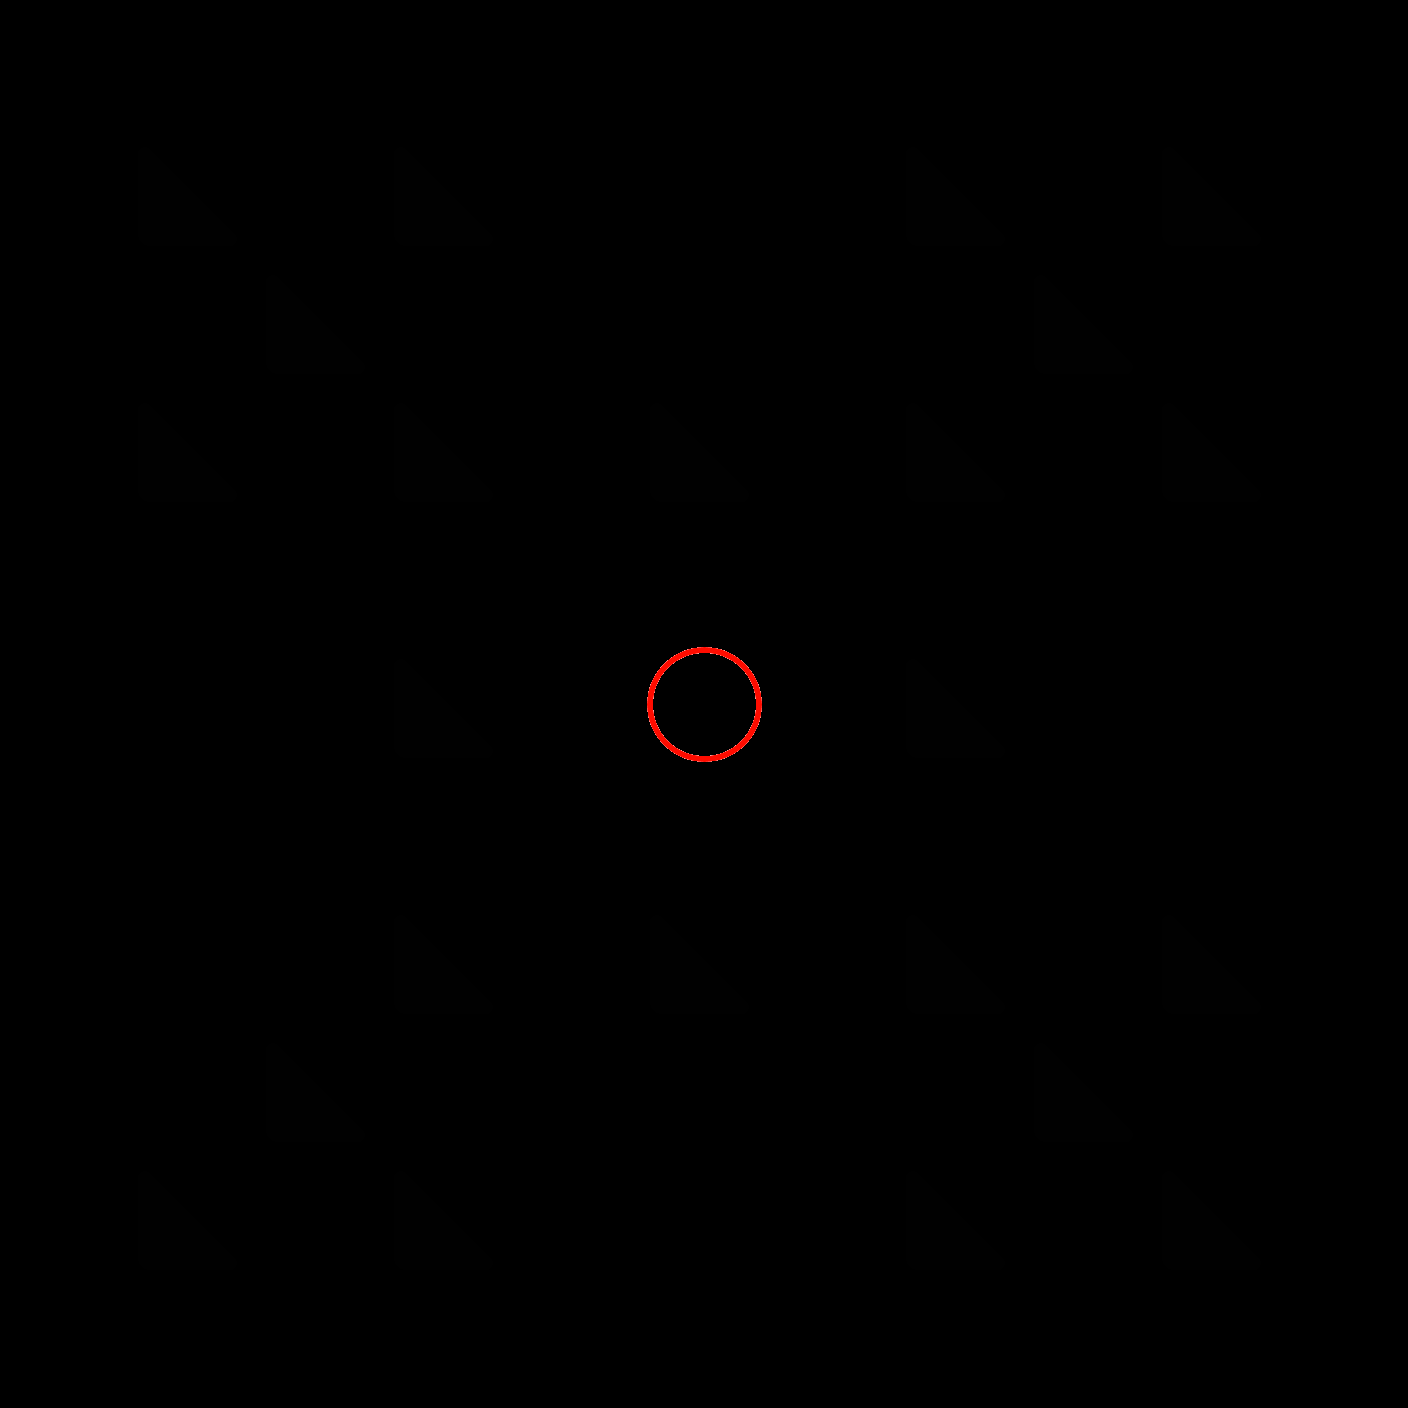

This is a level from a 2D game, rendered from its Tiled map with the project's own tilesets. A one-line summary and the map file follow, with tile-layer data summarised:
An orthogonal 11x11 tile map with 128x128 px tiles, 2 tile layers (tilelayer, settingslayer) and 33 objects.

<map version="1.0" tiledversion="1.0.2" orientation="orthogonal" renderorder="right-down" width="11" height="11" tilewidth="128" tileheight="128" nextobjectid="49">
 <tileset firstgid="1" source="untitled.tsx" />
 <layer name="tilelayer" width="11" height="11">
  <data>[121 cells, 32 non-empty, 4 distinct tile ids]</data>
 </layer>
 <layer name="settingslayer" width="11" height="11">
  <properties>
   <property name="ambientlight" type="float" value="0.95" />
   <property name="scale" type="float" value="2" />
  </properties>
  <data>[121 cells, 0 non-empty, 0 distinct tile ids]</data>
 </layer>
 <objectgroup name="mirrors">
  <object id="15" gid="2" x="1152" y="256" width="128" height="128" />
  <object id="16" gid="2" x="896" y="256" width="128" height="128" />
  <object id="17" gid="2" x="1024" y="384" width="128" height="128" />
  <object id="18" gid="2" x="1152" y="512" width="128" height="128" />
  <object id="19" gid="2" x="896" y="512" width="128" height="128" />
  <object id="20" gid="2" x="640" y="512" width="128" height="128" />
  <object id="21" gid="2" x="384" y="512" width="128" height="128" />
  <object id="22" gid="2" x="256" y="384" width="128" height="128" />
  <object id="23" gid="2" x="384" y="256" width="128" height="128" />
  <object id="24" gid="2" x="128" y="256" width="128" height="128" />
  <object id="25" gid="2" x="128" y="512" width="128" height="128" />
  <object id="26" gid="2" x="384" y="768" width="128" height="128" />
  <object id="27" gid="2" x="896" y="768" width="128" height="128" />
  <object id="28" gid="2" x="1152" y="1024" width="128" height="128" />
  <object id="29" gid="2" x="896" y="1024" width="128" height="128" />
  <object id="30" gid="2" x="1024" y="1152" width="128" height="128" />
  <object id="31" gid="2" x="896" y="1280" width="128" height="128" />
  <object id="32" gid="2" x="1152" y="1280" width="128" height="128" />
  <object id="33" gid="2" x="384" y="1024" width="128" height="128" />
  <object id="34" gid="2" x="256" y="1152" width="128" height="128" />
  <object id="35" gid="2" x="128" y="1280" width="128" height="128" />
  <object id="36" gid="2" x="384" y="1280" width="128" height="128" />
  <object id="37" gid="2" x="128" y="1024" width="128" height="128" />
  <object id="39" gid="2" x="640" y="1024" width="128" height="128" />
 </objectgroup>
 <objectgroup name="pelletends">
  <object id="45" gid="4" x="1152" y="768" width="128" height="128" />
  <object id="46" gid="4" x="640" y="1280" width="128" height="128" />
  <object id="47" gid="4" x="128" y="768" width="128" height="128" />
  <object id="48" gid="4" x="640" y="256" width="128" height="128" />
 </objectgroup>
 <objectgroup name="pelletstarts">
  <object id="44" gid="3" x="640" y="768" width="128" height="128">
   <properties>
    <property name="fireallatonce" type="bool" value="true" />
    <property name="firedirections" value="uldr" />
    <property name="initialdelay" type="float" value="2" />
    <property name="pelletpause" type="float" value="2" />
   </properties>
  </object>
 </objectgroup>
 <objectgroup name="trackpoints" />
 <objectgroup name="blocks">
  <object id="40" gid="1" x="640" y="1152" width="128" height="128" />
  <object id="41" gid="1" x="1024" y="768" width="128" height="128" />
  <object id="42" gid="1" x="640" y="384" width="128" height="128" />
  <object id="43" gid="1" x="256" y="768" width="128" height="128" />
 </objectgroup>
 <objectgroup name="toggles" />
 <objectgroup name="wallportals" />
</map>
